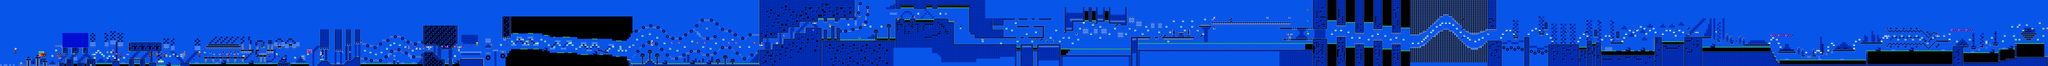

This game map was drawn from its Tiled (.tmx) file and the tilesets committed beside it. A one-line description and the trimmed map source follow:
An orthogonal 1114x36 tile map with 16x16 px tiles, 2 tile layers (SP, ...), 2 tilesets.

<map version="1.10" tiledversion="1.11.2" orientation="orthogonal" renderorder="right-down" width="1114" height="36" tilewidth="16" tileheight="16" infinite="0" nextlayerid="5" nextobjectid="1">
 <editorsettings>
  <chunksize width="16" height="27" />
  <export target="dash.csv" format="csv" />
 </editorsettings>
 <tileset firstgid="1" name="famidash" tilewidth="16" tileheight="16" tilecount="256" columns="16">
  <image source="../../../GRAPHICS/famidash.bmp" width="256" height="256" />
 </tileset>
 <tileset firstgid="257" name="sprites" tilewidth="16" tileheight="16" tilecount="256" columns="16">
  <image source="../../../GRAPHICS/sprites.png" width="256" height="256" />
 </tileset>
 <layer id="1" width="1114" height="36">
  <data>[40104 cells, 40104 non-empty, 123 distinct tile ids]</data>
 </layer>
 <layer id="2" name="SP" width="1114" height="36">
  <data>[40104 cells, 514 non-empty, 95 distinct tile ids]</data>
 </layer>
</map>
